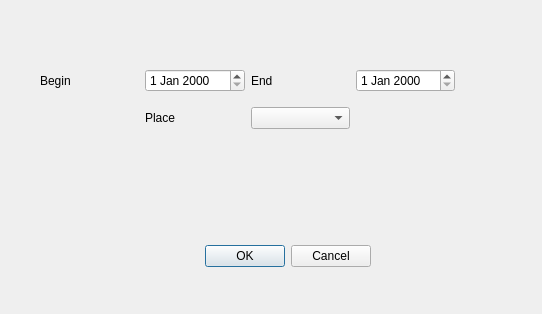
<?xml version="1.0" encoding="UTF-8"?>
<ui version="4.0">
 <class>Dialog</class>
 <widget class="QDialog" name="Dialog">
  <property name="geometry">
   <rect>
    <x>0</x>
    <y>0</y>
    <width>542</width>
    <height>314</height>
   </rect>
  </property>
  <property name="windowTitle">
   <string>Dialog</string>
  </property>
  <widget class="QDialogButtonBox" name="buttonBox">
   <property name="geometry">
    <rect>
     <x>30</x>
     <y>240</y>
     <width>341</width>
     <height>32</height>
    </rect>
   </property>
   <property name="orientation">
    <enum>Qt::Orientation::Horizontal</enum>
   </property>
   <property name="standardButtons">
    <set>QDialogButtonBox::StandardButton::Cancel|QDialogButtonBox::StandardButton::Ok</set>
   </property>
  </widget>
  <widget class="QWidget" name="gridLayoutWidget">
   <property name="geometry">
    <rect>
     <x>40</x>
     <y>60</y>
     <width>415</width>
     <height>80</height>
    </rect>
   </property>
   <layout class="QGridLayout" name="gridLayout">
    <item row="1" column="1">
     <widget class="QLabel" name="label_4">
      <property name="text">
       <string>Place</string>
      </property>
     </widget>
    </item>
    <item row="0" column="2">
     <widget class="QLabel" name="label_3">
      <property name="text">
       <string>End</string>
      </property>
     </widget>
    </item>
    <item row="1" column="2">
     <widget class="QComboBox" name="selected_place"/>
    </item>
    <item row="0" column="0">
     <widget class="QLabel" name="label_2">
      <property name="text">
       <string>Begin</string>
      </property>
     </widget>
    </item>
    <item row="0" column="1">
     <widget class="QDateEdit" name="begin_time"/>
    </item>
    <item row="0" column="3">
     <widget class="QDateEdit" name="end_time"/>
    </item>
   </layout>
  </widget>
 </widget>
 <resources/>
 <connections>
  <connection>
   <sender>buttonBox</sender>
   <signal>accepted()</signal>
   <receiver>Dialog</receiver>
   <slot>accept()</slot>
   <hints>
    <hint type="sourcelabel">
     <x>248</x>
     <y>254</y>
    </hint>
    <hint type="destinationlabel">
     <x>157</x>
     <y>274</y>
    </hint>
   </hints>
  </connection>
  <connection>
   <sender>buttonBox</sender>
   <signal>rejected()</signal>
   <receiver>Dialog</receiver>
   <slot>reject()</slot>
   <hints>
    <hint type="sourcelabel">
     <x>316</x>
     <y>260</y>
    </hint>
    <hint type="destinationlabel">
     <x>286</x>
     <y>274</y>
    </hint>
   </hints>
  </connection>
 </connections>
</ui>
